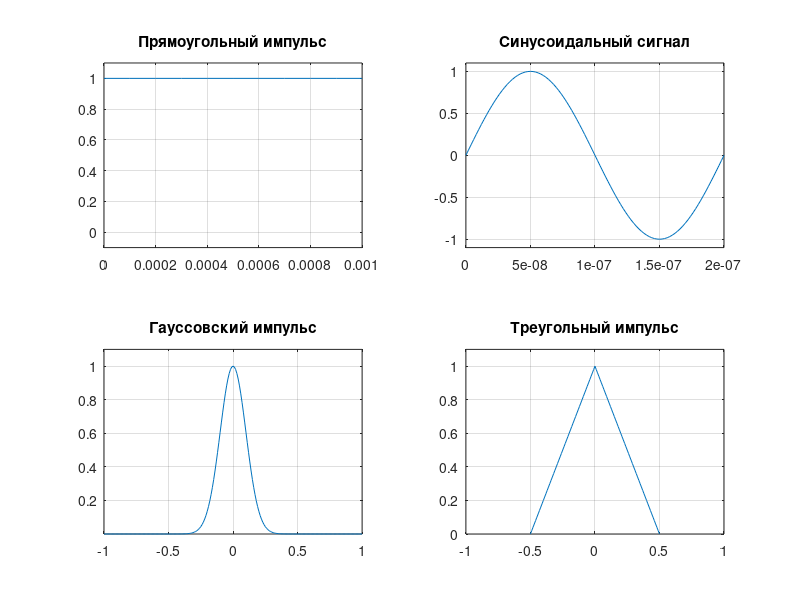
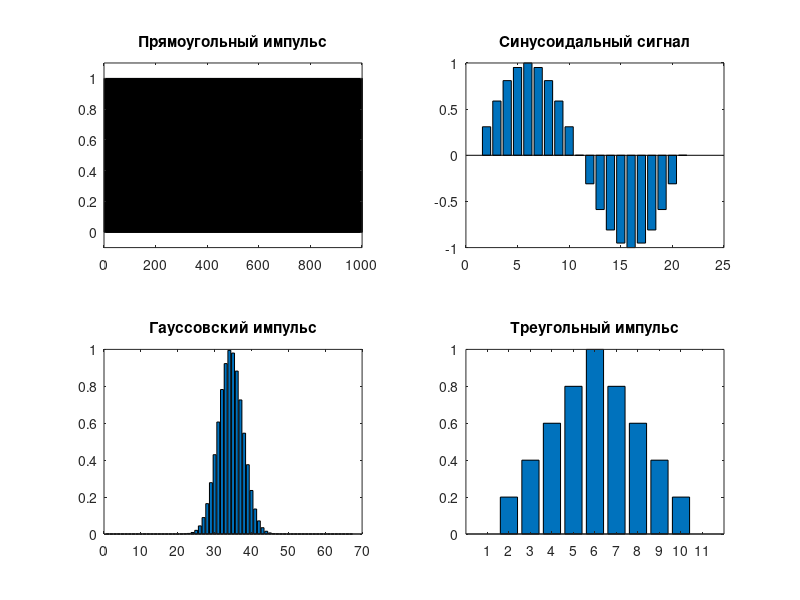
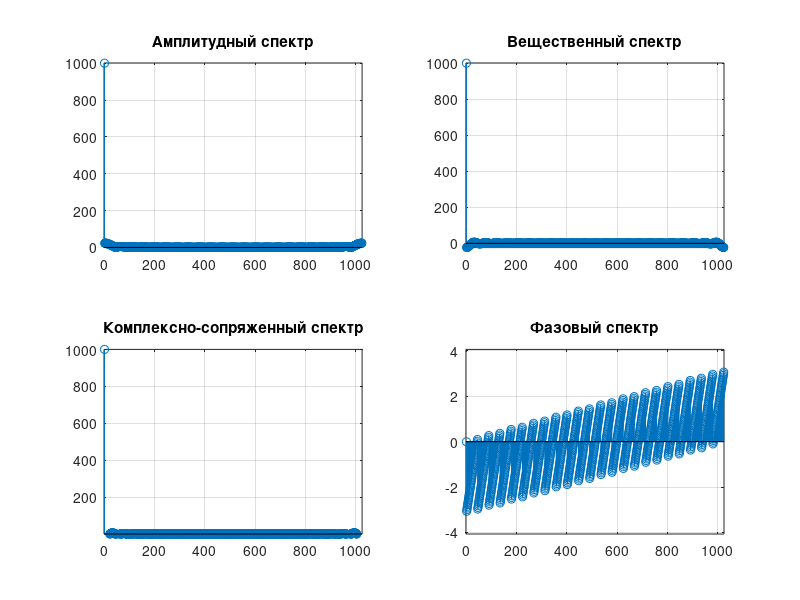
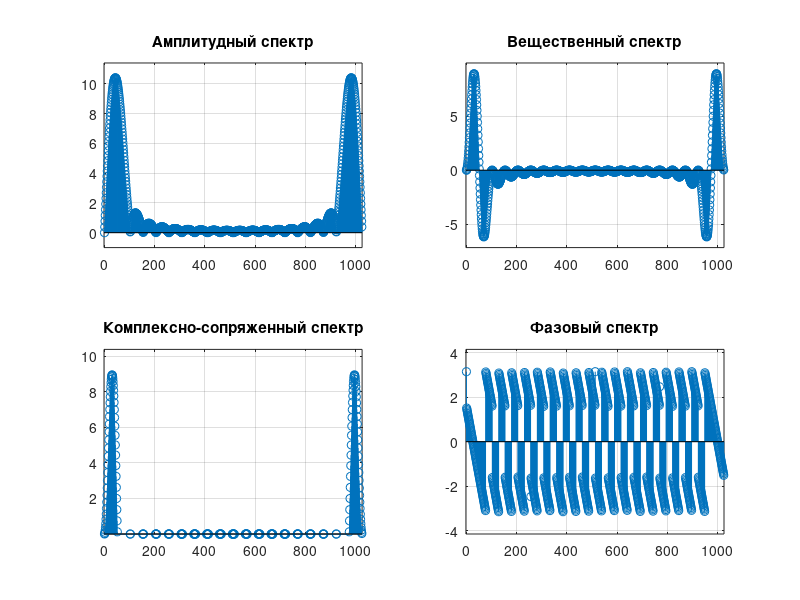

The MATLAB source for these figures, in order:
%% Л.Р. №1 - Быстрое преобразование Фурье

clear; clc; close all;
%% %%%%%%%%%%%%%%%%%%%%%%%%%%%%%%%%%%%%%%%%%%%%%%%%%%%%%%%%%%%%%%%%%%%%% %%
%% ЗАДАНИЕ

%прямоугольник
Apul=1; %амплитуда прямоугольника
Tupul=10^-3; %длительность импульса
Fm=5*10^5; %максимальная частота
Tpul=10^-3; %период сигнала
Tspul=1/(2*Fm); %шаг дискретизации прямоугольника

%синусоида
Asin=1; %амплитуда синусоиды
fsin=5*10^6; %частота синусоиды
Tssin=0.05*1/fsin; %шаг дисктеризации синусоиды

%гауссовский импульс
Agu=1; %амплитуда колокола
a=0.1; %ширина колокола
Tgaus=1; %предел колокола
Tsgaus=0.03*Tgaus; %шаг дисктеризации гауссовского испульса

%треугольный импульс
Atr=1; %амплитуда треугольника
Tutr=1; %длительнусть импульса
Tstr=0.1*Tutr; %шаг дисктеризации треугольника

%дополнительно
N=1024; %размерность БПФ

%% %%%%%%%%%%%%%%%%%%%%%%%%%%%%%%%%%%%%%%%%%%%%%%%%%%%%%%%%%%%%%%%%%%%%% %%
%% ОСНОВНАЯ ПРОГРАММА

%построение аналогового сигнала
t1=0:0.1*Tupul:Tpul; %временная ось прямоугольника
St1=(Apul).*(t1<=Tupul)+(0).*(t1>Tupul); %прямоугольник
t2=[0:0.01*1/fsin:1/fsin]; %временная ось синусоиды
St2=Asin*sin(2*pi*fsin*t2); %синусоида
t3=[-Tgaus:0.01*Tgaus:Tgaus]; %временная ось гаус имп
St3=Agu*exp(-t3.^2/(2*a^2)); %гауссовский импульс
t4=[-Tutr/2:0.01*Tutr:Tutr/2]; %временная ось треугоьлника
St4=tripuls(t4); %треугольник

figure('Name','Аналоговые сигналы','NumberTitle','off');
subplot (2,2,1); plot(t1,St1); 
title 'Прямоугольный импульс'; grid on;
axis([0 Tpul -0.1*Apul Apul*1.1]);
subplot (2,2,2); plot(t2,St2); 
title 'Синусоидальный сигнал'; grid on;
axis([0 1/fsin 1.1*min(St2) 1.1*max(St2)]);
subplot (2,2,3); plot(t3,St3); 
title 'Гауссовский импульс'; grid on;
axis([-Tgaus Tgaus 0.1*min(St3) 1.1*max(St3)]);
subplot (2,2,4); plot(t4,St4); 
title 'Треугольный импульс'; grid on;
axis([-Tutr Tutr 0.1*min(St4) 1.1*max(St4)]);

%построение дискретного сигнала
t1=0:Tspul:Tpul;
St1=(Apul).*(t1<=Tupul)+(0).*(t1>Tupul); 
t2=[0:Tssin:1/fsin]; 
St2=Asin*sin(2*pi*fsin*t2); 
t3=[-Tgaus:Tsgaus:Tgaus];
St3=Agu*exp(-t3.^2/(2*a^2));
t4=[-Tutr/2:Tstr:Tutr/2];
St4=tripuls(t4);

figure('Name','Дискретные сигналы','NumberTitle','off');
subplot (2,2,1); bar(St1);
axis([0 length(t1) -0.1*Apul Apul*1.1]); title 'Прямоугольный импульс';
subplot (2,2,2); bar(St2); title 'Синусоидальный сигнал'; 
subplot (2,2,3); bar(St3); title 'Гауссовский импульс'; 
subplot (2,2,4); bar(St4); title 'Треугольный импульс'; 

%БПФ прямоугольника
Sn=fft(St1,N); % Функция быстрого преобразования ФУРЬЕ
figure('Name','Быстрое преобразование Фурье для прямоугольного сигнала','NumberTitle','off');
subplot(2,2,1); stem(abs(Sn));
axis([-1 N+1 min(abs(Sn))-1 max(abs(Sn))+1]); title 'Амплитудный спектр'; grid on;
subplot(2,2,2); stem(real(Sn));
axis([-1 N+1 min(real(Sn))-1 max(real(Sn))+1]); title 'Вещественный спектр'; grid on;
subplot(2,2,3); stem(conj(Sn));
axis([-1 N+1 min(abs(Sn)) max(abs(Sn))]); title 'Комплексно-сопряженный спектр'; grid on;
subplot(2,2,4); stem(angle(Sn));
axis([-1 N+1 min(angle(Sn))-1 max(angle(Sn))+1]); title 'Фазовый спектр'; grid on;
Snpuls=Sn; %присвоение матрицы

%БПФ синусоиды
Sn=fft(St2,N);
figure('Name','Быстрое преобразование Фурье для синусоидального сигнала','NumberTitle','off');
subplot(2,2,1); stem(abs(Sn));
axis([-1 N+1 min(abs(Sn))-1 max(abs(Sn))+1]); title 'Амплитудный спектр'; grid on;
subplot(2,2,2); stem(real(Sn));
axis([-1 N+1 min(real(Sn))-1 max(real(Sn))+1]); title 'Вещественный спектр'; grid on;
subplot(2,2,3); stem(conj(Sn));
axis([-1 N+1 min(abs(Sn)) max(abs(Sn))]); title 'Комплексно-сопряженный спектр'; grid on;
subplot(2,2,4); stem(angle(Sn));
axis([-1 N+1 min(angle(Sn))-1 max(angle(Sn))+1]); title 'Фазовый спектр'; grid on;
Snsin=Sn;

%БПФ колоколообразного
Sn=fft(St3,N);
figure('Name','Быстрое преобразование Фурье для колоколообразного импульса','NumberTitle','off');
subplot(2,2,1); stem(abs(Sn));
axis([-1 N+1 min(abs(Sn))-1 max(abs(Sn))+1]); title 'Амплитудный спектр'; grid on;
subplot(2,2,2); stem(real(Sn));
axis([-1 N+1 min(real(Sn))-1 max(real(Sn))+1]); title 'Вещественный спектр'; grid on;
subplot(2,2,3); stem(conj(Sn));
axis([-1 N+1 min(abs(Sn)) max(abs(Sn))]); title 'Комплексно-сопряженный спектр'; grid on;
subplot(2,2,4); stem(angle(Sn));
axis([-1 N+1 min(angle(Sn))-1 max(angle(Sn))+1]); title 'Фазовый спектр'; grid on;
Sngaus=Sn;

%БПФ треугольника
Sn=fft(St4,N);
figure('Name','Быстрое преобразование Фурье для треугольного импульса','NumberTitle','off');
subplot(2,2,1); stem(abs(Sn));
axis([-1 N+1 min(abs(Sn))-1 max(abs(Sn))+1]); title 'Амплитудный спектр'; grid on;
subplot(2,2,2); stem(real(Sn));
axis([-1 N+1 min(real(Sn))-1 max(real(Sn))+1]); title 'Вещественный спектр'; grid on;
subplot(2,2,3); stem(conj(Sn));
axis([-1 N+1 min(abs(Sn)) max(abs(Sn))]); title 'Комплексно-сопряженный спектр'; grid on;
subplot(2,2,4); stem(angle(Sn));
axis([-1 N+1 min(angle(Sn))-1 max(angle(Sn))+1]); title 'Фазовый спектр'; grid on;
Sntr=Sn;
